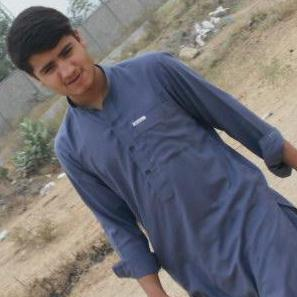
#> input picture mypic1.jpg, 297 x 297 px
$ python Lipl.py   (older library calls are emulated)
#> lines starting #> are read from the running program, lines starting #| are printed output that depends on the picture
import cv2
import numpy as np
from matplotlib import pyplot as plt
a = cv2.imread('mypic1.jpg',)
#> a is the input picture: shape (297, 297, 3); mean B, G, R 115.4, 110.9, 112.5
gray = cv2.cvtColor(a, cv2.COLOR_BGR2GRAY)
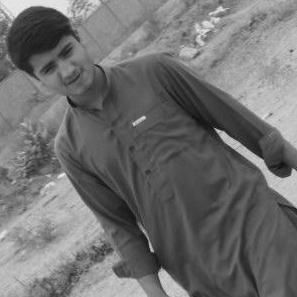
#> gray: shape (297, 297); min 11, max 243, mean 111.9
x = cv2.GaussianBlur(gray,(3,3),0)
laplacian = cv2.Laplacian(x, cv2.CV_64F)
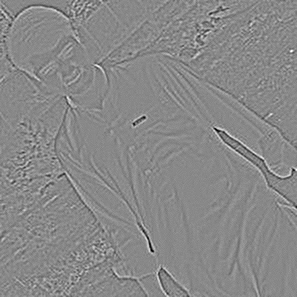
#> laplacian: shape (297, 297) float64; min -73, max 63, mean 0; drawn with min black and max white
sobelx = cv2.Sobel(x, cv2.CV_64F,1,0,ksize=5)
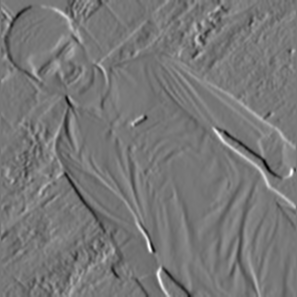
#> sobelx: shape (297, 297) float64; min -4625, max 5214, mean 1.9; drawn with min black and max white
sobely = cv2.Sobel(x, cv2.CV_64F,0,1,ksize=5)
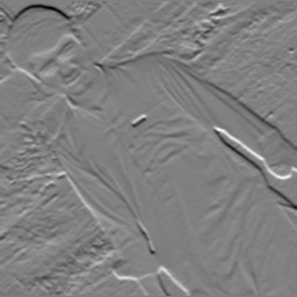
#> sobely: shape (297, 297) float64; min -5751, max 5654, mean -17.5; drawn with min black and max white
plt.subplot(2,2,1),
plt.imshow(x, cmap = 'gray')
plt.title('Org'),
plt.xticks([]), plt.yticks([])
plt.subplot(2,2,2),
plt.imshow(laplacian, cmap = 'gray')
plt.title('Lapl'),
plt.xticks([]),
plt.yticks([])
plt.subplot(2,2,3),
plt.imshow(sobelx,cmap = 'gray')
plt.title('SobX'),
plt.xticks([]),
plt.yticks([])
plt.subplot(2,2,4),
plt.imshow(sobely, cmap = 'gray')
plt.title('SobY'),
plt.xticks([]),
plt.yticks([])
plt.show()
